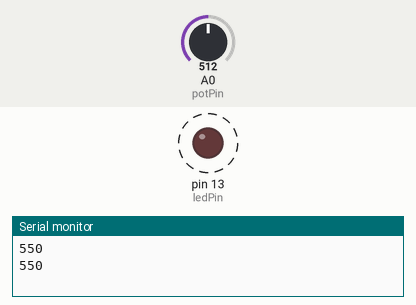
Simulated run of this sketch. Board: Arduino Uno, built with avr-gcc and run on an emulated ATmega328P. Shown: output pins drawn as LEDs (lit = HIGH), the last lines printed to the serial monitor. Dashed ring = blinking. The test bench sets the inputs (shaded band); at power-on: A0 (potPin) = 512.

Above: at 1.9 s.
2.0 s: A0 (potPin) set to 122
At 2.71 s:
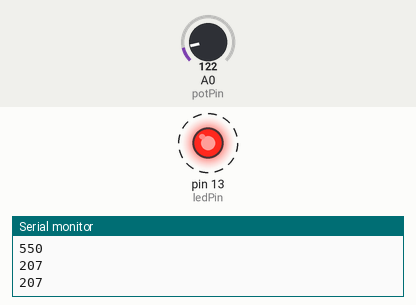
5.5 s: A0 (potPin) set to 0
At 5.76 s:
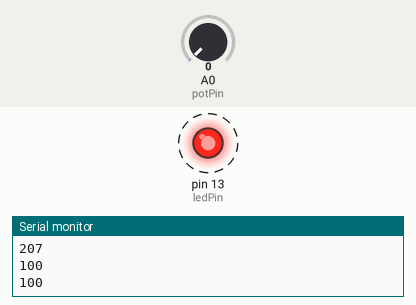
Timing chart, 0 to 15.0 s (numbered marks = the images above; inputs shaded):
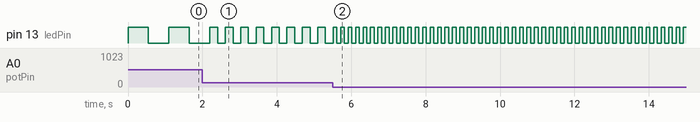

The sketch:

sketch.ino
```cpp
int ledPin = 13, potPin = A0;
void setup(){ pinMode(ledPin, OUTPUT); Serial.begin(9600); }
void loop(){
  int value = analogRead(potPin);
  int ms = map(value, 0, 1023, 100, 1000);
  Serial.println(ms);
  digitalWrite(ledPin,HIGH); delay(ms);
  digitalWrite(ledPin,LOW); delay(ms);
}
```

Measured:
- after the input at 2.0 s, pin 13 (ledPin): alternates HIGH for 0.21 s and LOW for 0.21 s, starting after 0.41 s
- after the input at 5.5 s, pin 13 (ledPin): alternates HIGH for 0.10 s and LOW for 0.10 s, starting after 0.12 s
- by itself, pin 13 (ledPin): alternates HIGH for 0.55 s and LOW for 0.55 s
